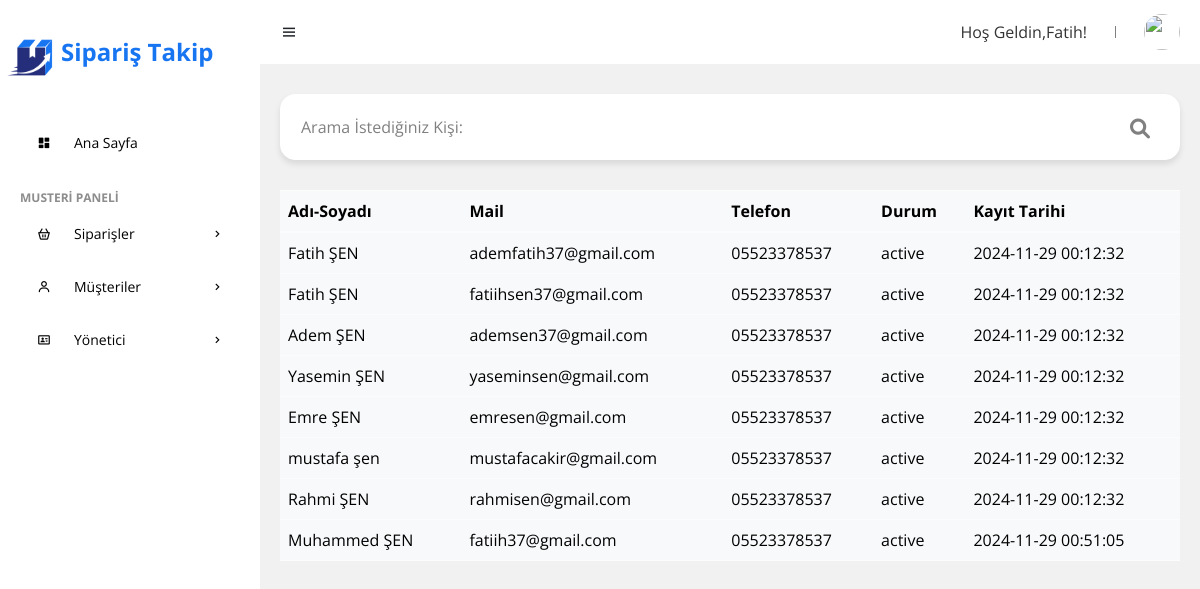
The page /admin/pages/customer/customer.php (signed in) on the database its author committed.
### tables this page shows
CREATE TABLE `uyeler` (
  `uye_id` int(11) NOT NULL,
  `uye_adi_soyadi` varchar(256) NOT NULL,
  `uye_mail` varchar(256) NOT NULL,
  `uye_password` varchar(256) NOT NULL,
  `uye_tel` varchar(20) NOT NULL,
  `account_status` varchar(50) NOT NULL,
  `uye_baslangict` datetime NOT NULL DEFAULT current_timestamp()
);

### admin/pages/customer/customer.php (the view, shortened to what this page needs)
<?php
require_once "../../islem/baglanti.php";
$searchQuery = isset($_GET['search']) ? $_GET['search'] : '';
if ($searchQuery) {
    $uye = $baglanti->prepare("SELECT * FROM uyeler WHERE uye_adi_soyadi LIKE :search ORDER BY uye_id ASC");
    $uye->bindValue(':search', '%' . $searchQuery . '%');
} else {
    $uye = $baglanti->prepare("SELECT * FROM uyeler ORDER BY uye_id ASC");
}
$uye->execute();
$uyeler = $uye->fetchAll(PDO::FETCH_ASSOC);
?>
<main>
    <form action="#" method="get">
        <div class="input-container">
            <input class="search" name="search" id="search" type="text" placeholder="Arama İstediğiniz Kişi:"
                value="<?php echo htmlspecialchars($searchQuery); ?>">
            <i class="fa fa-search"></i>
        </div>
    </form>
    <table class="table table-light table-hover rounded" id="orderTable">
        <thead class="table-light">
            <tr>
                <th>Adı-Soyadı</th>
                <th>Mail</th>
                <th>Telefon</th>
                <th>Durum</th>
                <th>Kayıt Tarihi</th>
            </tr>
        </thead>
        <tbody>
            <?php
            if ($uyeler) {
                foreach ($uyeler as $uyecek) {
            ?>
                    <tr class="item">
                        <td><?php echo htmlspecialchars($uyecek['uye_adi_soyadi']); ?></td>
                        <td><?php echo htmlspecialchars($uyecek['uye_mail']); ?></td>
                        <td><?php echo htmlspecialchars($uyecek['uye_tel']); ?></td>
                        <td><?php echo htmlspecialchars($uyecek['account_status']); ?></td>
                            <td><?php echo htmlspecialchars($uyecek['uye_baslangict']); ?></td>
                    </tr>
            <?php
                }
            } else {
                echo "<tr><td colspan='9'>Aramanıza uygun sonuç bulunamadı.</td></tr>";
            }
            ?>
        </tbody>
    </table>
</main>
<?php
include('../../includes/_layout.php');
?>

### admin/assets/css/style.css (style rules this page uses)
* { font-family: "Open Sans", sans-serif; margin: 0; padding: 0; box-sizing: border-box; }
:root { --grey: #f1f0f6; --dark-grey: #8d8d8d; --light: #fff; --dark: #000; --green: #81d43a; --light-green: #e3ffcb; --blue: #1775f1; --light-blue: #d0e4ff; --dark-blue: #0c5fcd; --red: #fc3b56; }
html { overflow-x: hidden; }
body { background: var(--grey); overflow-x: hidden; }
main { width: 100%; padding: 24px 20px 20px 20px; }
main form { margin-top: 6px; }

### admin/assets/css/customer.css (style rules this page uses)
.search { width: 100%; margin-bottom: 30px; background-color: white; border: 1px solid white; border-radius: 15px; padding: 20px; box-shadow: 0 4px 6px rgba(0, 0, 0, 0.1); transition: border-color 0.3s ease, box-shadow 0.3s ease, height 0.6s ease; }
.search::placeholder { color: grey; font-style: normal; }
.input-container { position: relative; width: 100%; display: flex; align-items: center; }
.input-container i { position: absolute; right: 30px; top: 25px; color: grey; font-size: 20px; }

### admin/assets/css/devam_eden.css (style rules this page uses)
.search { width: 100%; margin-bottom: 30px; background-color: white; border: 1px solid white; border-radius: 15px; padding: 20px; box-shadow: 0 4px 6px rgba(0, 0, 0, 0.1); transition: border-color 0.3s ease, box-shadow 0.3s ease, height 0.6s ease; }
.search::placeholder { color: grey; font-style: normal; }
.input-container { position: relative; width: 100%; display: flex; align-items: center; }
.input-container i { position: absolute; right: 30px; top: 25px; color: grey; font-size: 20px; }

### admin/assets/css/tum_siparis.css (style rules this page uses)
.search { width: 100%; margin-bottom: 30px; background-color: white; border: 1px solid white; border-radius: 15px; padding: 20px; box-shadow: 0 4px 6px rgba(0, 0, 0, 0.1); transition: border-color 0.3s ease, box-shadow 0.3s ease, height 0.6s ease; }
.search::placeholder { color: grey; font-style: normal; }
.input-container { position: relative; width: 100%; display: flex; align-items: center; }
.input-container i { position: absolute; right: 30px; top: 25px; color: grey; font-size: 20px; }

### rows shown on the page
uyeler: uye_adi_soyadi "Fatih ŞEN", uye_mail "ademfatih37@gmail.com", uye_tel "05523378537", account_status "active", uye_baslangict "2024-11-29 00:12:32"
uyeler: uye_adi_soyadi "Fatih ŞEN", uye_mail "fatiihsen37@gmail.com", uye_tel "05523378537", account_status "active", uye_baslangict "2024-11-29 00:12:32"
uyeler: uye_adi_soyadi "Adem ŞEN", uye_mail "ademsen37@gmail.com", uye_tel "05523378537", account_status "active", uye_baslangict "2024-11-29 00:12:32"
uyeler: uye_adi_soyadi "Yasemin ŞEN", uye_mail "yaseminsen@gmail.com", uye_tel "05523378537", account_status "active", uye_baslangict "2024-11-29 00:12:32"
uyeler: uye_adi_soyadi "Emre ŞEN", uye_mail "emresen@gmail.com", uye_tel "05523378537", account_status "active", uye_baslangict "2024-11-29 00:12:32"
uyeler: uye_adi_soyadi "mustafa şen", uye_mail "mustafacakir@gmail.com", uye_tel "05523378537", account_status "active", uye_baslangict "2024-11-29 00:12:32"
uyeler: uye_adi_soyadi "Rahmi ŞEN", uye_mail "rahmisen@gmail.com", uye_tel "05523378537", account_status "active", uye_baslangict "2024-11-29 00:12:32"
uyeler: uye_adi_soyadi "Muhammed ŞEN", uye_mail "fatiih37@gmail.com", uye_tel "05523378537", account_status "active", uye_baslangict "2024-11-29 00:51:05"

### other values the page prints
$_SESSION['admin_adi'] "Fatih"
